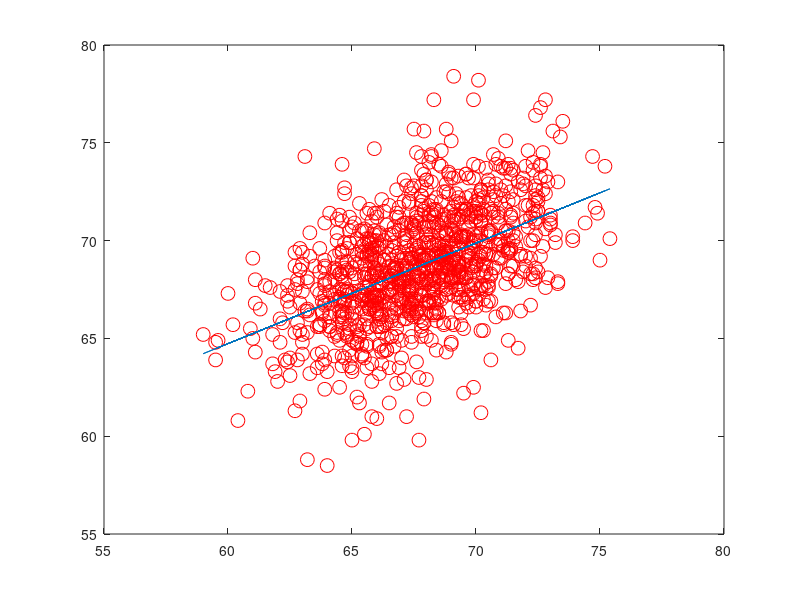

Recreate this plot in MATLAB.
%Importing the data set available
data = load('Pearson.txt');

%Declaring Father's and Son's height in variables
X = data(:,1) ; y = data(:,2);
m=length(y);

%Adding bias to Father's Height
X = [ones(m,1) , data(:,1)];

%generating theta
theta = pinv(X'*X)*X'*y;

%Plotting the data set with the generated hypothesis

plot(data(:,1) , y , 'ro' , 'MarkerSize' , 10);
hold on
plot(data(:,1) , X*theta , '-');

